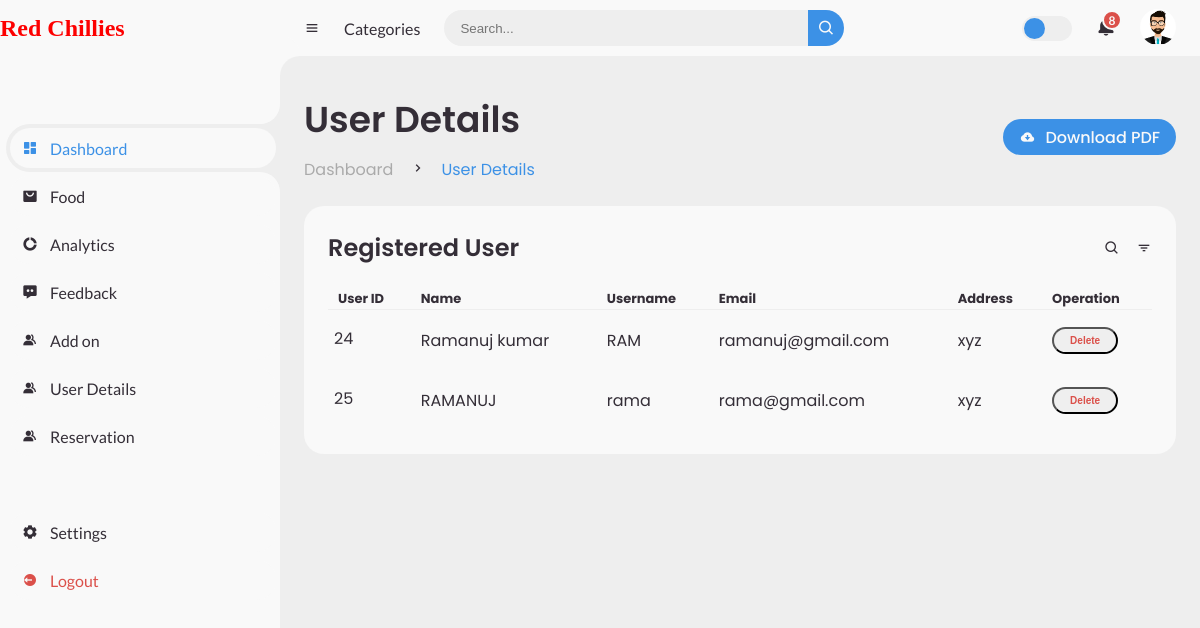
Screenshot of /AdminUser_details.php (signed in) with the database file from the repository.
### tables this page shows
CREATE TABLE `user_data` (
  `USER_ID` int(11) NOT NULL,
  `NAME` varchar(25) NOT NULL,
  `USERNAME` varchar(25) NOT NULL,
  `EMAIL` varchar(25) NOT NULL,
  `ADDRESS` varchar(50) NOT NULL,
  `PASSWORD` varchar(25) NOT NULL,
  `userimages` varchar(500) NOT NULL
);

### AdminUser_details.php (the view, shortened to what this page needs)
<?php
 include("connection.php");
?>
<!DOCTYPE html>
<html lang="en">
<head>
	<link href='https://unpkg.com/boxicons@2.0.9/css/boxicons.min.css' rel='stylesheet'>
	<link rel="stylesheet" href="./f_style.css">
</head>
<body>
<section id="sidebar">
		<a href="#" class="brand">
			<span class="text">Red Chillies</span>
		</a>
		<ul class="side-menu top">
			<li class="active">
				<a href="./Adminindex.php">
					<i class='bx bxs-dashboard' ></i>
					<span class="text">Dashboard</span>
				</a>
			</li>
			<li>
				<a href="./Adminfood.php">
					<i class='bx bxs-shopping-bag-alt' ></i>
					<span class="text">Food</span>
				</a>
			</li>
			<li>
				<a href="./AdminAnalytics.php">
					<i class='bx bxs-doughnut-chart' ></i>
					<span class="text">Analytics</span>
				</a>
			</li>
			<li>
				<a href="./AdminFeedback.php">
					<i class='bx bxs-message-dots' ></i>
					<span class="text">Feedback</span>
				</a>
			</li>
			<li>
				<a href="./Adminadd.php">
					<i class='bx bxs-group' ></i>
					<span class="text">Add on</span>
				</a>
			</li>
			<li>
				<a href="./AdminUser_details.php">
					<i class='bx bxs-group' ></i>
					<span class="text">User Details</span>
				</a>
			</li>
			<li>
				<a href="./Reservation_admin.php">
					<i class='bx bxs-group' ></i>
					<span class="text">Reservation</span>
				</a>
			</li>
		</ul>
		<ul class="side-menu">
			<li>
				<a href="#">
					<i class='bx bxs-cog' ></i>
					<span class="text">Settings</span>
				</a>
			</li>
			<li>
			     <a href="./Adminlogout.php" class="logout">
					<i class='bx bxs-log-out-circle' ></i>
					<span class="text">Logout</span>
				 </a>
			</li>
		</ul>
	</section>
	<section id="content">
		<nav>
			<i class='bx bx-menu' ></i>
			<a href="#" class="nav-link">Categories</a>
			<form action="#">
				<div class="form-input">
					<input type="search" placeholder="Search...">
					<button type="submit" class="search-btn"><i class='bx bx-search' ></i></button>
				</div>
			</form>
			<label for="switch-mode" class="switch-mode"></label>
			<a href="#" class="notification">
				<span class="num">8</span>
			</a>
			<a href="#" class="profile">
				<img src="./img/img1.jpg">
			</a>
		</nav>
		<main>
			<div class="head-title">
				<div class="left">
					<h1>User Details</h1>
					<ul class="breadcrumb">
						<li>
							<a href="#">Dashboard</a>
						</li>
						<li><i class='bx bx-chevron-right' ></i></li>
						<li>
							<a class="active" href="#">User Details</a>
						</li>
					</ul>
				</div>
				<a href="#" class="btn-download">
					<i class='bx bxs-cloud-download' ></i>
					<span class="text">Download PDF</span>
				</a>
			</div>
			<div class="table-data">
				<div class="order">
					<div class="head">
						<h3>Registered User</h3>
						<i class='bx bx-search' ></i>
						<i class='bx bx-filter' ></i>
					</div>
					<?php
					  $query = "SELECT * FROM user_data";
                       $data = mysqli_query($con, $query);
                       $total = mysqli_num_rows($data);
                       if ($total != 0) {
						?>
                        <table>
						    <thead>
							    <tr>
                                     <th>User ID</th>
                                     <th>Name</th>
								     <th>Username</th>
								     <th>Email</th>
								     <th>Address</th>
									 <th>Operation</th>
							    </tr>
						    </thead>
						    <tbody>
						     <?php
                                while ($result = mysqli_fetch_assoc($data)) {
                                echo "<tr>
                                    <td>" . $result['USER_ID'] . "</td>
                                    <td>" . $result['NAME'] . "</td>
                                    <td>" . $result['USERNAME'] . "</td>
                                    <td>" . $result['EMAIL'] . "</td>
							        <td>" . $result['ADDRESS'] . "</td>
									<td>
									<a href='./deleteuser.php?USERNAME= $result[USER_ID];'><button onclick = 'return checkdelete()'>Delete</button></a>
                                   </td>
                                  </tr>";
					              }
                               ?>
						    </tbody>
					    </table>
						<?php
                          }
                        ?>
				</div>
			</div>
		</main>
	</section>
</body>
</html>

### rows the page displays
user_data: USER_ID "24", NAME "Ramanuj kumar", USERNAME "RAM", EMAIL "ramanuj@gmail.com", ADDRESS "xyz"
user_data: USER_ID "25", NAME "RAMANUJ", USERNAME "rama", EMAIL "rama@gmail.com", ADDRESS "xyz"
